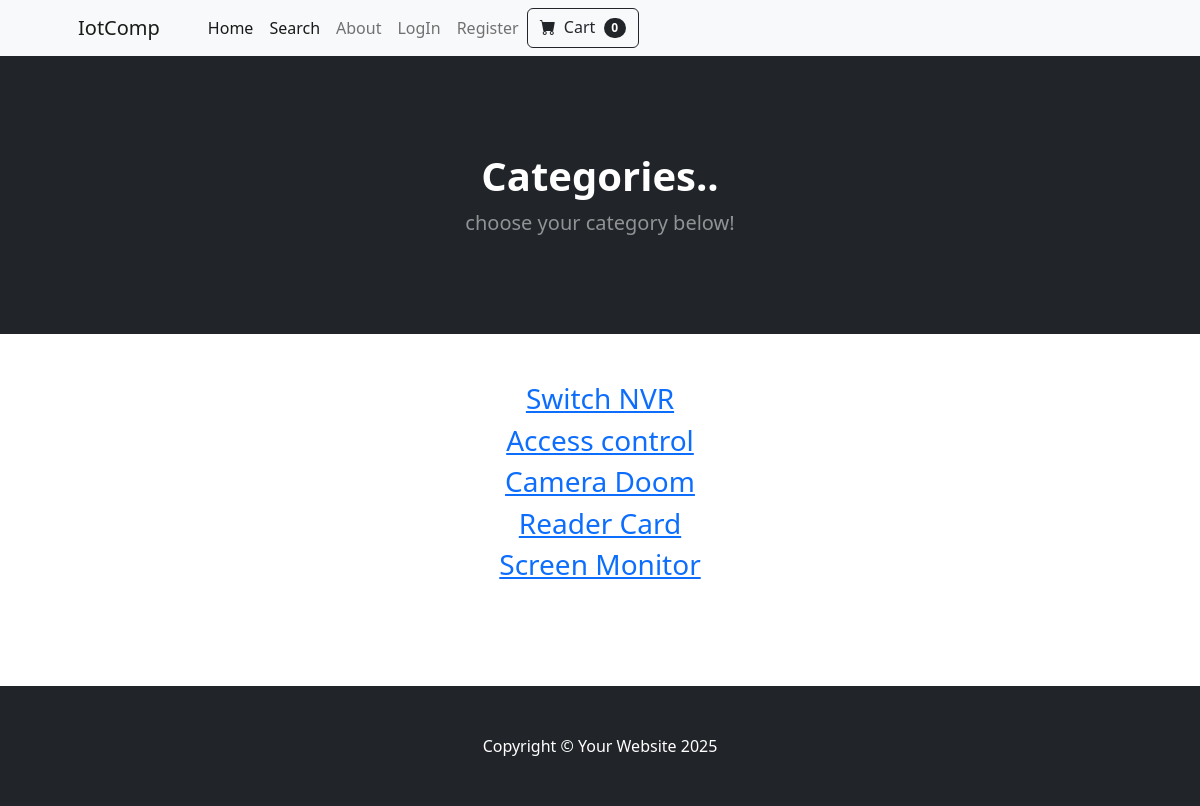
The app's page /category_summary/ with its own data.
### store/models.py (models this page shows)
class Category(models.Model):
    name = models.CharField(max_length=50)
    def __str__(self):
        return self.name
    class Meta:
        verbose_name_plural = 'categories'

### store/views.py (the view)
# urls.py: path('category_summary/', views.category_summary, name='category_summary'),
def category_summary(request):
    categories = Category.objects.all()
    return render(request, 'category_summary.html', {'categories':categories})

### cart/cart.py (called while the page is built)
    def __len__(self):
        return len(self.cart)

### cart/context_processors.py (called while the page is built)
def cart(request):
    return {'cart': Cart(request)}

### store/templates/category_summary.html
{% extends 'base.html' %}
{% block content %}
<header class="bg-dark py-5">
            <div class="container px-4 px-lg-3 my-5">
                <div class="text-center text-white">
                    <h1 class="display-8 fw-bolder">Categories..</h1>
                    <p class="lead fw-normal text-white-50 mb-0">choose your category below!</p>
                </div>
            </div>
        </header>
        <div class="container">
            <div class="row">
                <center>
                    <div class="col-8">
                        <br/> <br/>
                                {% for category in categories %}
                                <h3><a href="{% url 'category' category %}"> {{ category }} </a> </h3>
                                {% endfor %}
                            <br/> <br/> <br/> <br/>
                    </div>
                </center>
            </div>
        </div>
{% endblock %}

### records on screen
Category: name "Switch NVR"
Category: name "Access control"
Category: name "Camera Doom"
Category: name "Reader Card"
Category: name "Screen Monitor"

### other values on screen
{{ cart|length }} "0"
